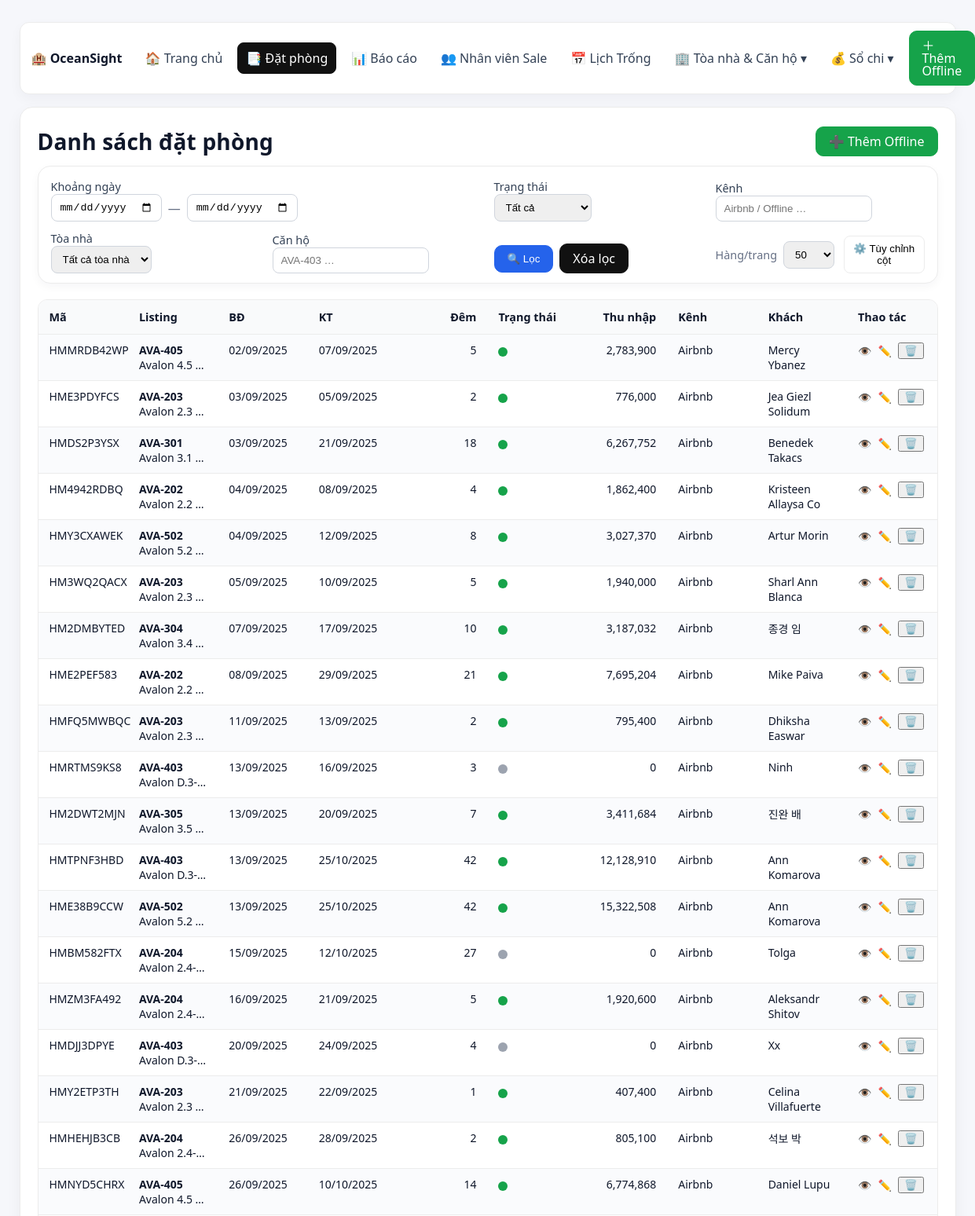
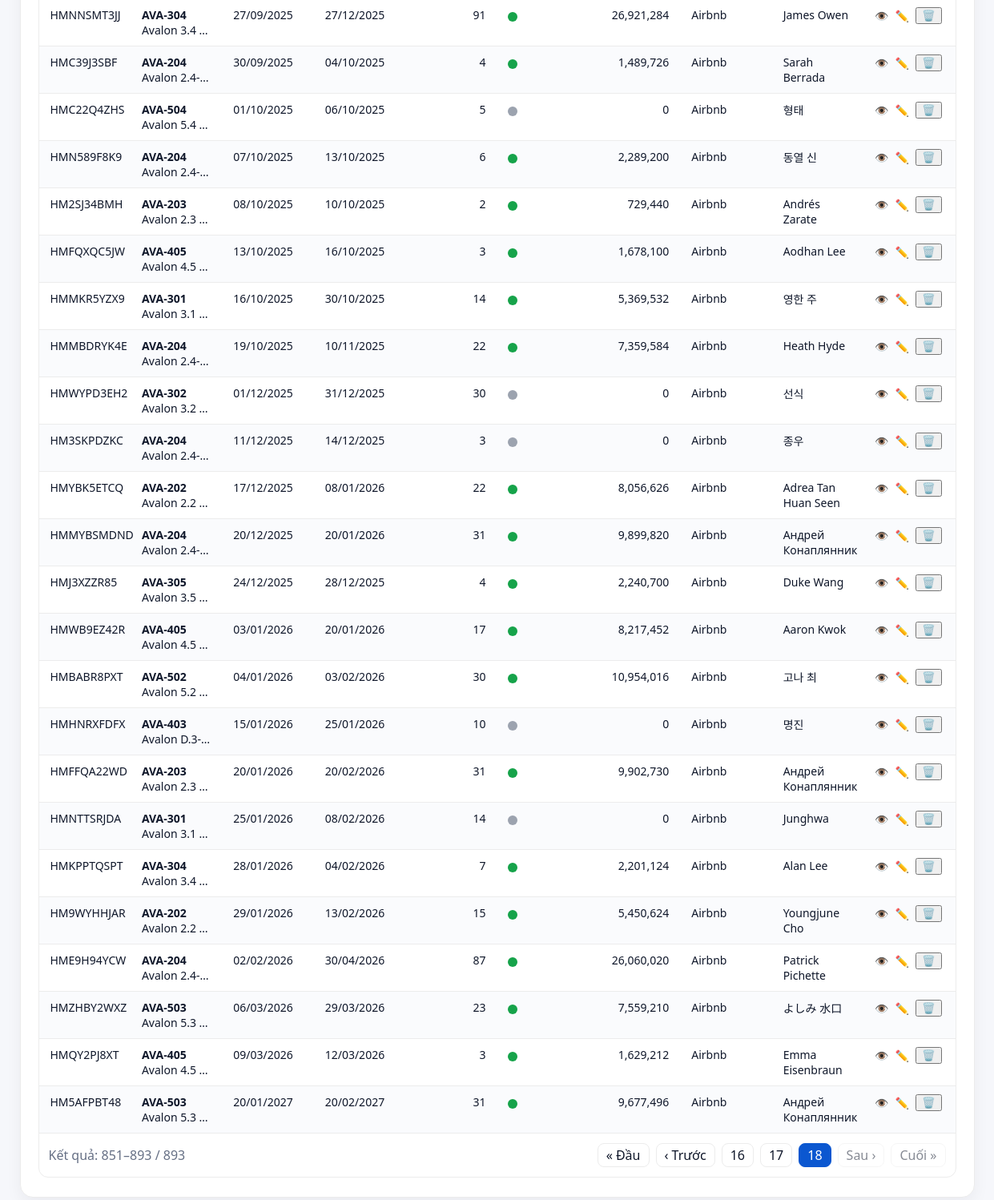
/bookings?start=&end=&status=&channel=&building=&property=&page_size=50&p=19, run on an earlier commit of the app's database (2 pictures, top to bottom).
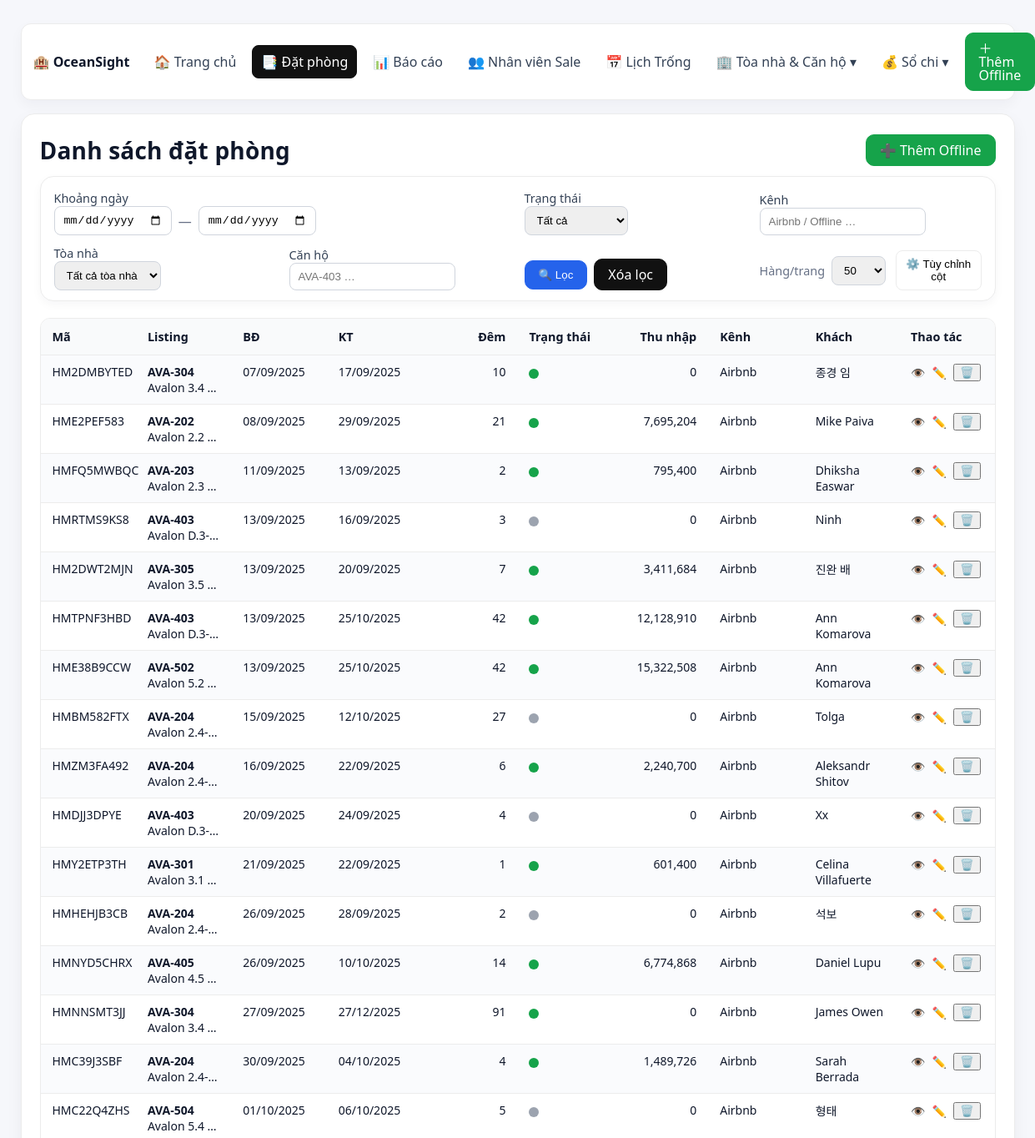
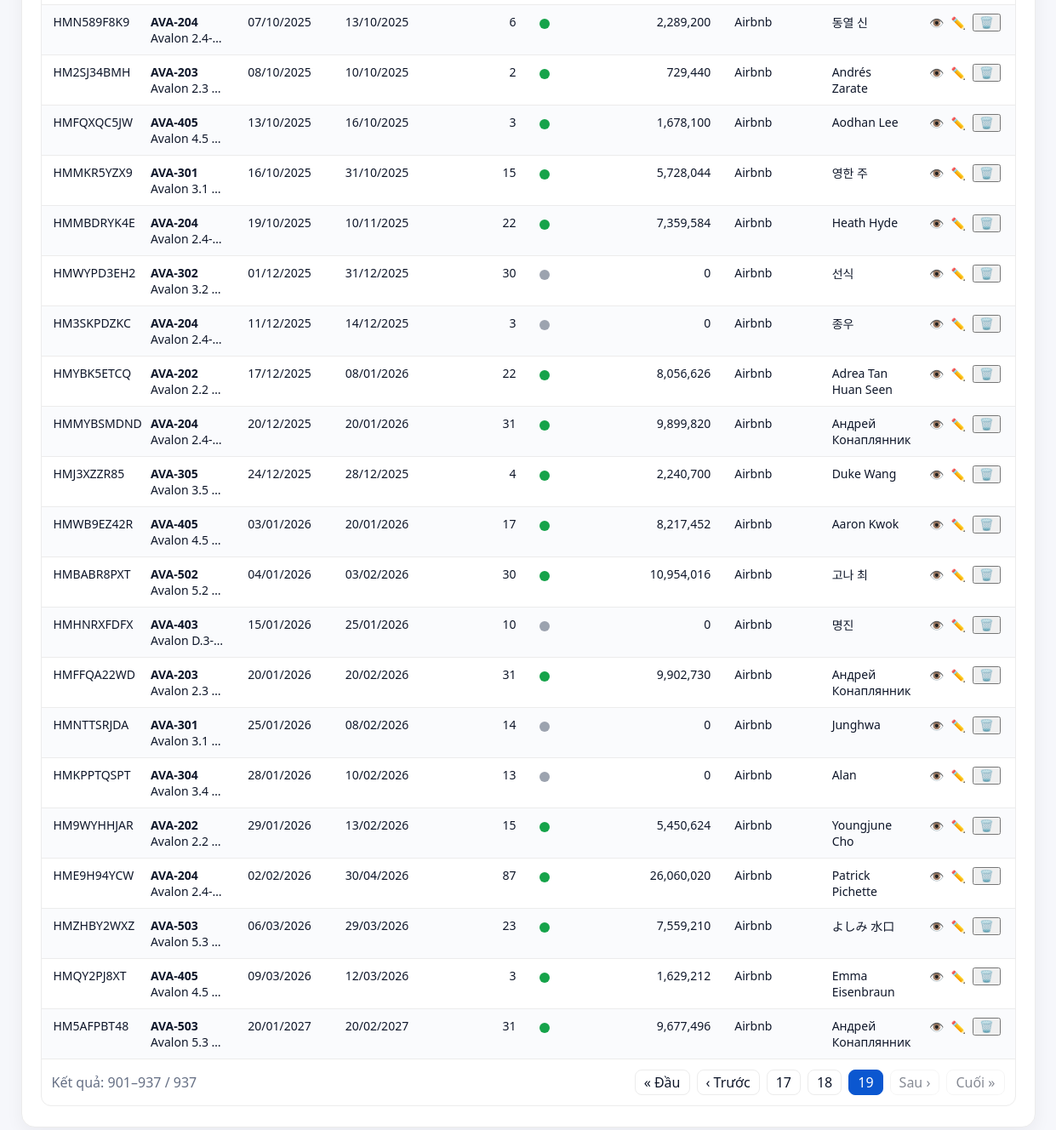
And on a later commit of the database (2 pictures, top to bottom).
### models.py (models this page shows)
class Booking(SQLModel, table=True):
    id: Optional[int] = Field(default=None, primary_key=True)
    confirmation_code: Optional[str] = None
    property_id: Optional[int] = Field(default=None, foreign_key="property.id")
    channel_id: Optional[int] = Field(default=None, foreign_key="channel.id")
    start_date: Optional[date] = None
    end_date: Optional[date] = None
    num_nights: Optional[int] = None
    num_adults: Optional[int] = None
    num_children: Optional[int] = None
    num_infants: Optional[int] = None
    booking_date: Optional[date] = None
    status: Optional[str] = None
    total_payout_vnd: Optional[int] = None
    guest_name: Optional[str] = None
    guest_contact: Optional[str] = None
    listing_raw: Optional[str] = None
    salesperson_id: Optional[int] = Field(default=None, foreign_key="salesperson.id")
    notes: Optional[str] = None

class Property(SQLModel, table=True):
    id: Optional[int] = Field(default=None, primary_key=True)
    building_id: Optional[int] = Field(default=None, foreign_key="building.id")
    building_name: Optional[str] = None
    building_code: Optional[str] = None
    property_name: str
    airbnb_name: Optional[str] = None
    unit_number: Optional[str] = None
    unit_short: Optional[str] = None
    property_short: Optional[str] = None
    address: Optional[str] = None
    description: Optional[str] = None
    base_price: Optional[float] = None
    latitude: Optional[float] = Field(default=None)
    longitude: Optional[float] = Field(default=None)

class Channel(SQLModel, table=True):
    id: Optional[int] = Field(default=None, primary_key=True)
    channel_name: str

### main.py (the view)
@app.get("/bookings", response_class=HTMLResponse)
async def list_bookings(
    request: Request,
    start: Optional[str] = None,
    end: Optional[str] = None,
    status: Optional[str] = None,
    channel: Optional[str] = None,
    building: Optional[str] = None,
    property_name: Optional[str] = Query(None),  # Đã thêm dấu ngoặc đóng
    p: int = Query(1, ge=1),                    # <-- trang hiện tại
    page_size: int = Query(50, ge=10, le=200),  # <-- số dòng / trang
):
    start_date = parse_date_mixed(start) if start else None
    end_date   = parse_date_mixed(end)   if end else None
    with get_session_context() as session:
        ch_map = {c.id: c.channel_name for c in session.exec(select(Channel)).all()}
        props = {p.id: p for p in session.exec(select(Property)).all()}
        matched_prop_ids = None
        if building:
            matched_prop_ids = [
                pid for pid, p in props.items()
                if p and p.building_name and building.lower() in p.building_name.lower()
            ]
        if property_name:
            ids_by_prop = [
                pid for pid, p in props.items()
                if p and (
                    (p.property_short and property_name.lower() in p.property_short.lower())
                    or (p.property_name and property_name.lower() in p.property_name.lower())
                )
            ]
            matched_prop_ids = ids_by_prop if matched_prop_ids is None else list(set(matched_prop_ids).intersection(ids_by_prop))
        where_clauses = []
        if status:
            where_clauses.append(Booking.status.ilike(f"%{status}%"))
        if channel:
            channel_ids = [cid for cid, name in ch_map.items() if name and channel.lower() in name.lower()]
            if channel_ids:
                where_clauses.append(Booking.channel_id.in_(channel_ids))
            else:
                where_clauses.append(Booking.channel_id == -1)
        if matched_prop_ids is not None:
            if matched_prop_ids:
                where_clauses.append(Booking.property_id.in_(matched_prop_ids))
            else:
                where_clauses.append(Booking.property_id == -1)
        if start_date:
            where_clauses.append(Booking.end_date >= start_date)
        if end_date:
            where_clauses.append(Booking.start_date <= end_date)
        total_q = select(func.count()).select_from(Booking)
        for cond in where_clauses:
            total_q = total_q.where(cond)
        total_rows = session.exec(total_q).one()
        pages = max(1, math.ceil(total_rows / page_size))
        page = min(max(1, p), pages)
        offset = (page - 1) * page_size
        q = select(Booking)
        for cond in where_clauses:
            q = q.where(cond)
        q = q.order_by(Booking.id.desc()).offset(offset).limit(page_size)
        results = session.exec(q).all()
        bookings_vm = []
        for r in results:
            total_vnd = int(r.total_payout_vnd or 0)
            pinfo = props.get(r.property_id)
            bookings_vm.append({
                "id": r.id,
                "confirmation_code": r.confirmation_code,
                "listing_raw": r.listing_raw,
                "property_short": (pinfo.property_short if pinfo else None),
                "start_date": vn_date(r.start_date),
                "end_date": vn_date(r.end_date),
                "num_nights": r.num_nights,
                "status": r.status,
                "total_payout_vnd": total_vnd,
                "channel_name": ch_map.get(r.channel_id),
                "guest_name": r.guest_name,
                "guest_contact": r.guest_contact,
                "num_adults": r.num_adults,
                "num_children": r.num_children,
                "num_infants": r.num_infants,
                "booking_date": vn_date(r.booking_date),
            })
        all_buildings = session.exec(select(Building.building_name).distinct()).all()
    pagination = {
        "page": page,
        "page_size": page_size,
        "total": total_rows,
        "pages": pages,
        "start": (offset + 1) if total_rows else 0,
        "end": offset + len(bookings_vm),
    }
    return templates.TemplateResponse("bookings.html", {
        "request": request,
        "bookings": bookings_vm,
        "start": start_date,
        "end": end_date,
        "status": status,
        "channel": channel,
        "building": building,
        "property": property_name,
        "all_buildings": all_buildings,
        "pagination": pagination,
    })

### templates/bookings.html (shortened to what the changed rows need)
{% extends "layout.html" %}
{% block content %}
<div class="page-header">
  <h1>Danh sách đặt phòng</h1>
</div>
          {% set _psize = (pagination.page_size if pagination else 50) %}
<div class="table-container">
  <table class="booking-table" id="bookingTable">
    <thead>
      <tr>
        <th data-col-name="Mã">Mã<div class="resizer"></div></th>
        <th data-col-name="Listing">Listing<div class="resizer"></div></th>
        <th data-col-name="BĐ">BĐ<div class="resizer"></div></th>
        <th data-col-name="KT">KT<div class="resizer"></div></th>
        <th data-col-name="Đêm" class="num">Đêm<div class="resizer"></div></th>
        <th data-col-name="Trạng thái">Trạng thái<div class="resizer"></div></th>
        <th data-col-name="Thu nhập" class="num">Thu nhập<div class="resizer"></div></th>
        <th data-col-name="Kênh">Kênh<div class="resizer"></div></th>
        <th data-col-name="Khách">Khách<div class="resizer"></div></th>
        <th data-col-name="Thao tác">Thao tác</th>
      </tr>
    </thead>
    <tbody>
      {% for b in bookings %}
        {% set st = b.status|default('')|lower %}
        {% if 'hủy' in st or 'từ chối' in st or 'hết hạn' in st %}{% set dot_class = 'cancel' %}
        {% elif 'xác nhận' in st or 'đang đón tiếp' in st or 'đánh giá' in st or 'khách trước đây' in st or 'sắp tới' in st %}{% set dot_class = 'ok' %}
        {% else %}{% set dot_class = 'warn' %}{% endif %}
        <tr>
          <td data-label="Mã">{{ b.confirmation_code }}</td>
          <td data-label="Listing" title="{{ b.listing_raw }}">
            <div style="font-weight:600">{{ b.property_short or '—' }}</div>
            {% if b.listing_raw and b.listing_raw != b.property_short %}
              <div class="subtext">{{ b.listing_raw }}</div>
            {% endif %}
          </td>
          <td data-label="BĐ">{{ b.start_date }}</td>
          <td data-label="KT">{{ b.end_date }}</td>
          <td data-label="Đêm" class="num">{{ b.num_nights }}</td>
          <td data-label="Trạng thái" title="{{ b.status }}"><span class="dot {{ dot_class }}"></span></td>
          <td data-label="Thu nhập" class="num">{{ "{:,}".format(b.total_payout_vnd or 0) }}</td>
          <td data-label="Kênh">{{ b.channel_name }}</td>
          <td data-label="Khách">{{ b.guest_name }}</td>
          <td data-label="Thao tác" class="actions">
            <div style="display:flex;gap:8px;align-items:center">
              <a href="/bookings/{{ b.id }}" title="Chi tiết">👁️</a>
              <a href="/bookings/{{ b.id }}/edit" title="Sửa">✏️</a>
              <form method="post" action="/bookings/{{ b.id }}/delete" class="inline-form"
                    onsubmit="return confirm('Bạn có chắc muốn xóa?');">
                <button type="submit" title="Xóa" class="danger">🗑️</button>
              </form>
            </div>
          </td>
        </tr>
      {% endfor %}
    </tbody>
  </table>
  {% if pagination %}
    {% set base = '/bookings?'
      ~ ('start=' ~ (start.strftime('%Y-%m-%d') if start else '') )
      ~ ('&end=' ~ (end.strftime('%Y-%m-%d') if end else '') )
      ~ ('&status=' ~ (status|urlencode if status else '') )
      ~ ('&channel=' ~ (channel|urlencode if channel else '') )
      ~ ('&building=' ~ (building|urlencode if building else '') )
      ~ ('&property=' ~ (property|urlencode if property else '') )
      ~ ('&page_size=' ~ pagination.page_size) %}
    <div class="pager">
      <div class="info">Kết quả: {{ pagination.start }}–{{ pagination.end }} / {{ pagination.total }}</div>
      <a class="btn" href="{{ base ~ '&p=1' }}" {{ 'disabled' if pagination.page==1 else '' }}>« Đầu</a>
      <a class="btn" href="{{ base ~ '&p=' ~ (pagination.page-1) }}" {{ 'disabled' if pagination.page==1 else '' }}>‹ Trước</a>
      {% set from = [1, pagination.page-2]|max %}
      {% set to = [pagination.pages, pagination.page+2]|min %}
      {% for i in range(from, to+1) %}
        <a class="btn {{ 'active' if i==pagination.page else '' }}" href="{{ base ~ '&p=' ~ i }}">{{ i }}</a>
      {% endfor %}
      <a class="btn" href="{{ base ~ '&p=' ~ (pagination.page+1) }}" {{ 'disabled' if pagination.page==pagination.pages else '' }}>Sau ›</a>
      <a class="btn" href="{{ base ~ '&p=' ~ pagination.pages }}" {{ 'disabled' if pagination.page==pagination.pages else '' }}>Cuối »</a>
    </div>
  {% endif %}
</div>
{% endblock %}

What changed in the data, as far as the page shows it:
no longer on this page (row edited): Booking: confirmation_code "HMMRDB42WP", property_short "AVA-405", listing_raw "Avalon 4.5…", start_date "02/09/2025", end_date "07/09/2025", num_nights "5", total_payout_vnd "2,783,900", channel_name "Airbnb", guest_name "Mercy Ybanez"
no longer on this page (row edited): Booking: confirmation_code "HME3PDYFCS", property_short "AVA-203", listing_raw "Avalon 2.3…", start_date "03/09/2025", end_date "05/09/2025", num_nights "2", total_payout_vnd "776,000", channel_name "Airbnb", guest_name "Jea Giezl Solidum"
no longer on this page (row edited): Booking: confirmation_code "HMDS2P3YSX", property_short "AVA-301", listing_raw "Avalon 3.1…", start_date "03/09/2025", end_date "21/09/2025", num_nights "18", total_payout_vnd "6,267,752", channel_name "Airbnb", guest_name "Benedek Takacs"
no longer on this page (row edited): Booking: confirmation_code "HM4942RDBQ", property_short "AVA-202", listing_raw "Avalon 2.2…", start_date "04/09/2025", end_date "08/09/2025", num_nights "4", total_payout_vnd "1,862,400", channel_name "Airbnb", guest_name "Kristeen Allaysa Co"
no longer on this page (row edited): Booking: confirmation_code "HMY3CXAWEK", property_short "AVA-502", listing_raw "Avalon 5.2…", start_date "04/09/2025", end_date "12/09/2025", num_nights "8", total_payout_vnd "3,027,370", channel_name "Airbnb", guest_name "Artur Morin"
no longer on this page (row edited): Booking: confirmation_code "HM3WQ2QACX", property_short "AVA-203", listing_raw "Avalon 2.3…", start_date "05/09/2025", end_date "10/09/2025", num_nights "5", total_payout_vnd "1,940,000", channel_name "Airbnb", guest_name "Sharl Ann Blanca"
changed Booking "HM2DMBYTED": total_payout_vnd "3,187,032" → "0"
changed Booking "HMZM3FA492": end_date "21/09/2025" → "22/09/2025"; num_nights "5" → "6"; total_payout_vnd "1,920,600" → "2,240,700"
changed Booking "HMY2ETP3TH": property_short "AVA-203" → "AVA-301"; listing_raw "Avalon 2.3…" → "Avalon 3.1…"; total_payout_vnd "407,400" → "601,400"
changed Booking "HMHEHJB3CB": total_payout_vnd "805,100" → "0"; guest_name "석보 박" → "석보"
changed Booking "HMNNSMT3JJ": total_payout_vnd "26,921,284" → "0"
changed Booking "HMMKR5YZX9": end_date "30/10/2025" → "31/10/2025"; num_nights "14" → "15"; total_payout_vnd "5,369,532" → "5,728,044"
changed Booking "HMKPPTQSPT": end_date "04/02/2026" → "10/02/2026"; num_nights "7" → "13"; total_payout_vnd "2,201,124" → "0"; guest_name "Alan Lee" → "Alan"
Also different on the page:
{{ pagination.start }}: "851" → "901"
{{ pagination.end }}: "893" → "937"
{{ pagination.total }}: "893" → "937"
new list line: "19"
list line gone: "16"
